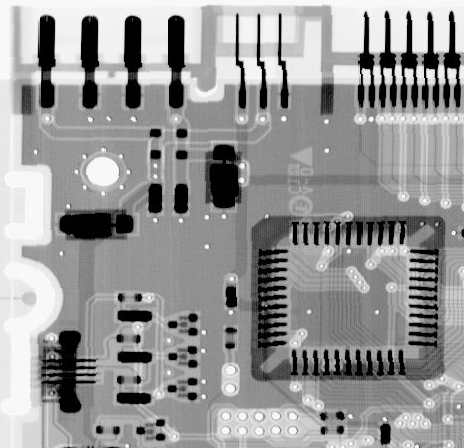
%> input picture 数字图像处理/homework/第六次实验/image/Fig0507(a)(ckt-board-orig).tif, 464 x 448 px
$ octave exp3_1.m   (GNU Octave 9; MATLAB toolbox functions it lacks are replaced by stand-ins)
%> lines starting %> are read from the running program, lines starting %| are printed output that depends on the picture
%% 读取图像
close all;clc;clear all;
img = imread('../image/Fig0507(a)(ckt-board-orig).tif');
%> img is the input picture: size 448x464 uint8; min 0, max 255, mean 150.8
img = im2double(img);
%> img: size 448x464 double
figure;
subplot(1,2,1);
imshow(img);
title('original image');

%% 模糊图像
PSF = fspecial('motion', 15, 45);
img1 = imfilter(img, PSF);
subplot(1,2,2);
imshow(img1);
title('filtered image');
%% 向模糊图像分别添加均值为0，方差分别为0.001，0.01，0.1的高斯噪声
noised1 = imnoise(img1, "gaussian", 0, 0.001);
noised2 = imnoise(img1, "gaussian", 0, 0.01);
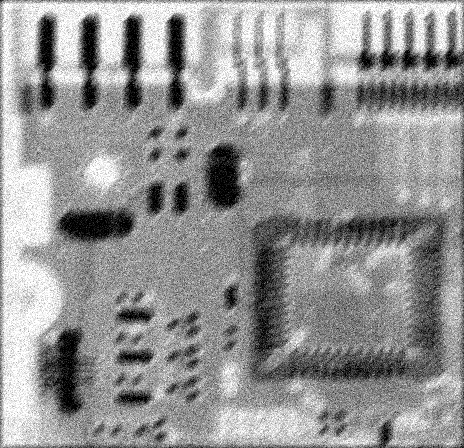
%> noised2: size 448x464 double; min 0, max 1, mean 0.582
noised3 = imnoise(img1, "gaussian", 0, 0.1);
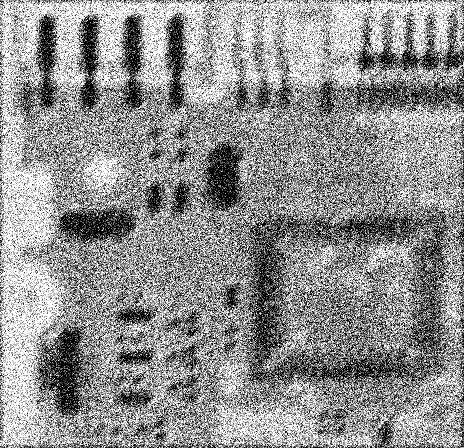
%> noised3: size 448x464 double; min 0, max 1, mean 0.569
figure;
subplot(1, 3, 1);
imshow(noised1);
title('加入高斯噪声均值为0，方差为0.001');
subplot(1, 3, 2);
imshow(noised2);
title('加入高斯噪声均值为0，方差为0.01');
subplot(1, 3, 3);
imshow(noised3);
title('加入高斯噪声均值为0，方差为0.1');
%% 参数维纳滤波，NSR直接给0
% Specifying 0 for the NSR is equivalent to creating an ideal inverse filter.
% img3 = deconvwnr(img2, PSF, 0.012);
img2 = deconvwnr(noised1, PSF, 0.00012);
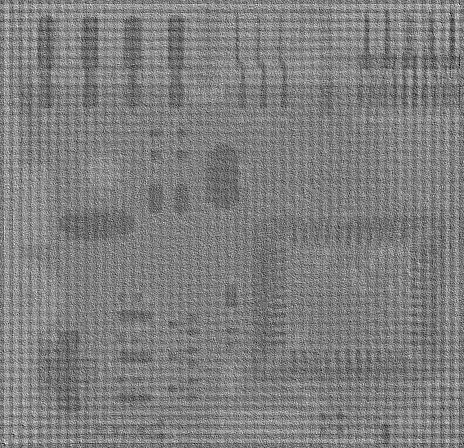
%> img2: size 448x464 double; min -2.94, max 4.11, mean 0.583; drawn with min black and max white
img3 = deconvwnr(noised2, PSF, 0.00012);
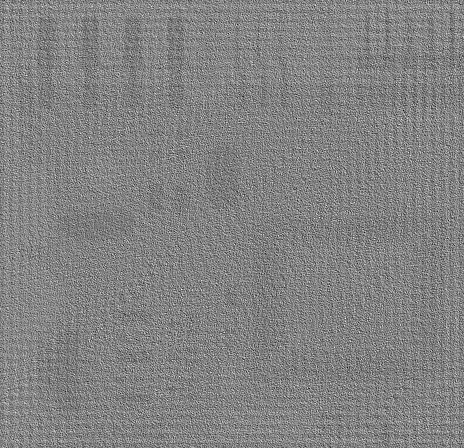
%> img3: size 448x464 double; min -9.11, max 9.76, mean 0.582; drawn with min black and max white
img4 = deconvwnr(noised3, PSF, 0.00012);
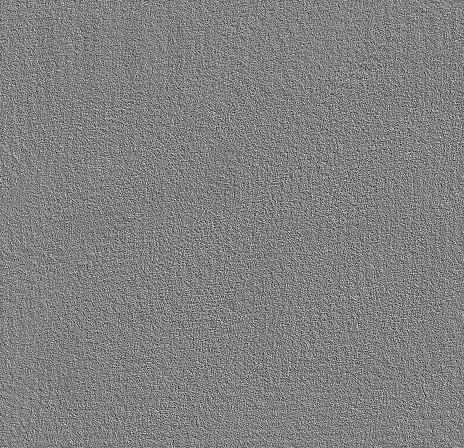
%> img4: size 448x464 double; min -22.36, max 22.94, mean 0.6; drawn with min black and max white
figure;
subplot(1, 3, 1);
imshow(img2);
title('方差为0.001复原');
subplot(1, 3, 2);
imshow(img3);
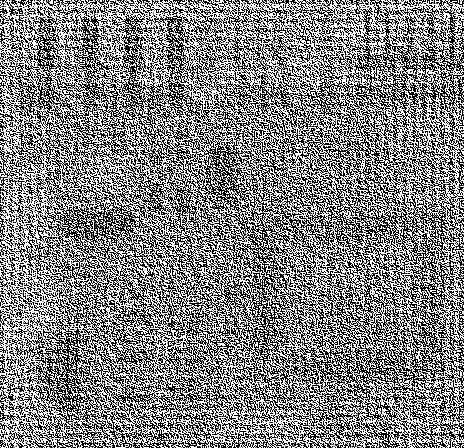
%> displayed picture: size 448x464, on the screen's scale of 0 to 255; min 0, max 255, mean 131.5
title('方差为0.01复原');
subplot(1, 3, 3);
imshow(img4);
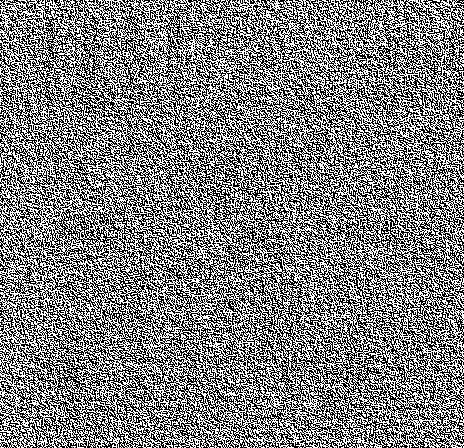
%> displayed picture: size 448x464, on the screen's scale of 0 to 255; min 0, max 255, mean 128.9
title('方差为0.1复原');
